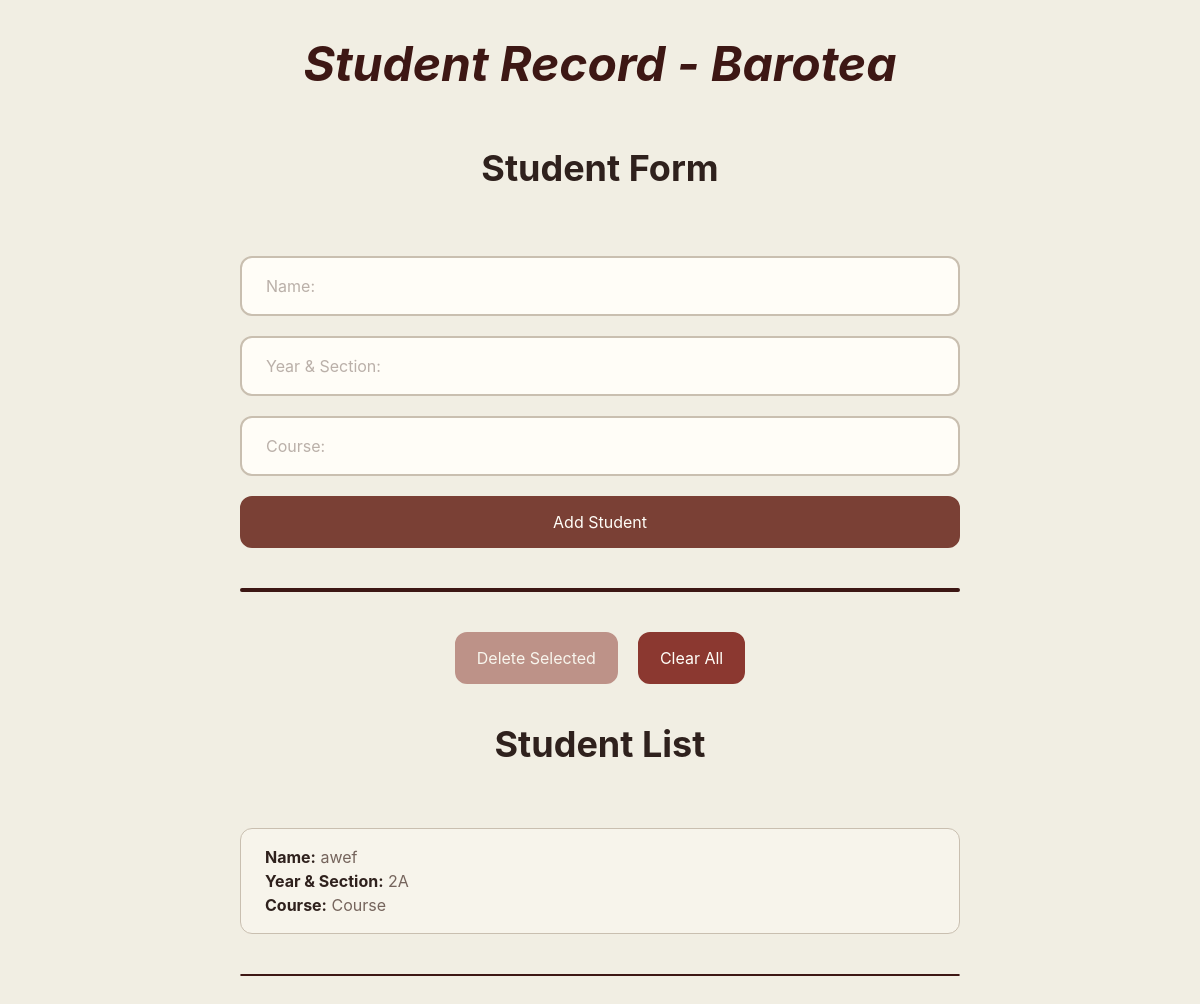
/, run on an earlier commit of the app's database.
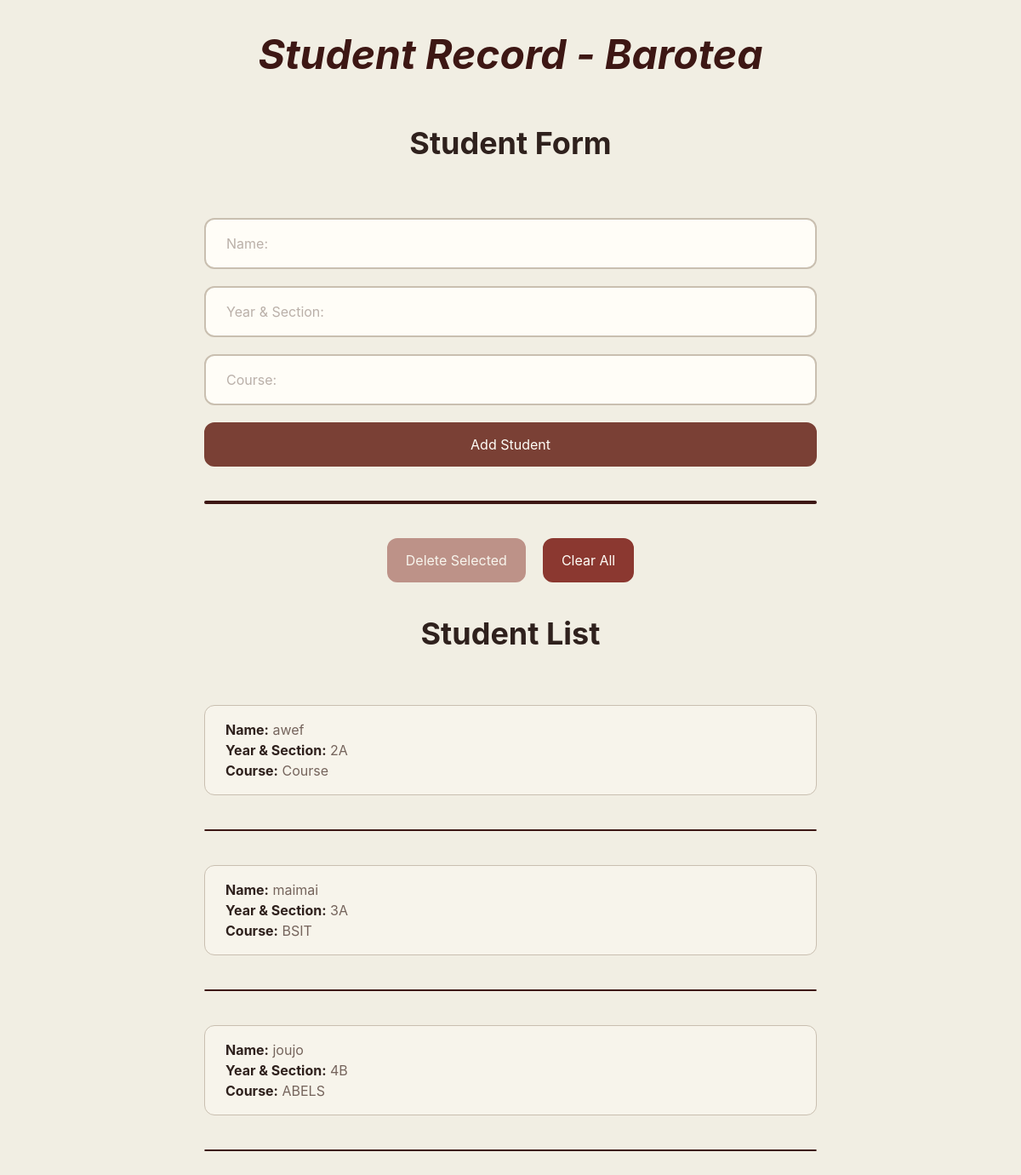
And on a later commit of the database.
### main/models.py (models this page shows, shortened)
class Student(models.Model):
    name = models.CharField(max_length=100)
    year_section = models.CharField(max_length=100)
    year_section = models.CharField(max_length=100)
    course = models.CharField(max_length=100)

### main/views.py (the view, shortened to what this page needs)
# urls.py: path("", views.home, name="home")
def home(request):
    students = Student.objects.all()
    return render(request, "main/home.html", {
        "students":students
    })

### main/templates/main/home.html (shortened to what this page needs)
{% load static %}
<!DOCTYPE html>
<html lang="en">
<head>
    <link rel="stylesheet" href="{% static 'main/css/output.css' %}">
</head>
<body class="bg-background min-h-screen text-muted-text">
    <div class="max-w-3xl mx-auto px-6 py-10 flex flex-col">
        <h1 class="text-5xl font-bold mb-15 text-primary-dark italic self-center">
            Student Record - Barotea
        </h1>
        <div class="flex flex-col gap-11 mb-10">
            <h1 class="text-4xl font-bold mb-6 text-text self-center">
                Student Form
            </h1>
            <form
                method="post"
                class="flex flex-col gap-5"
            >
                <input
                    type="text"
                    name="name"
                    placeholder="Name:"
                    class="bg-white px-6 py-4 border-border border-2 rounded-xl outline-none focus:border-accent transition-colors duration-100"
                >
                <input
                    type="text"
                    name="year_section"
                    placeholder="Year & Section:"
                    class="bg-white px-6 py-4 border-border border-2 rounded-xl outline-none focus:border-accent transition-colors duration-100"
                >
                <input
                    type="text"
                    name="course"
                    placeholder="Course:"
                    class="bg-white px-6 py-4 border-border border-2 rounded-xl outline-none focus:border-accent transition-colors duration-100"
                >
                <button
                    type="submit"
                    class="bg-secondary px-5 py-3 text-white border-secondary border-2 rounded-xl outline-none focus:opacity-90 focus:scale-97 transition-[opacity,transform] duration-100"
                >
                    Add Student
                </button>
            </form>
        </div>
        <hr
            class="mb-10 text-primary-dark border-2 rounded-xs"
        >
        <div
            class="flex gap-5 justify-center mb-10"
        >
            <form method="POST">
                <button
                    type="submit"
                    id="delete-button"
                    disabled
                    class="bg-error px-5 py-3 text-white border-error border-2 rounded-xl outline-none opacity-50 focus:opacity-90 focus:scale-97 transition-[opacity,transform] duration-100"
                    onclick="return confirm('Confirm delete')"
                >
                    Delete Selected
                </button>
            </form>
            <form method="POST">
                <button
                    type="submit"
                    class="bg-error px-5 py-3 text-white border-error border-2 rounded-xl outline-none focus:opacity-90 focus:scale-97 transition-[opacity,transform] duration-100"
                    onclick="return confirm('Are you sure you want to delete all students?')"
                >
                    Clear All
                </button>
            </form>
        </div>
        <div
            class="flex flex-col gap-10 mb-15"
        >
            <h1
                class="text-4xl font-bold mb-6 text-text self-center"
            >
                Student List
            </h1>
            {% for student in students %}
                <div
                    class="student-card cursor-pointer rounded-xl border border-border bg-card-background px-6 py-4 transition hover:border-primary"
                    data-id="{{ student.id }}"
                >
                    <p>
                        <span class="text-text font-bold">Name:</span>
                        {{ student.name }}
                    </p>
                    <p>
                        <span class="text-text font-bold">Year & Section:</span>
                        {{ student.year_section }}
                    </p>
                    <p>
                        <span class="text-text font-bold">Course:</span>
                        {{ student.course }}
                    </p>
                </div>
                <hr
                    class="text-primary-dark border rounded-xs"
                >
            {% endfor %}
        </div>
    </div>
</body>
</html>

What changed in the data, as far as the page shows it:
added Student: name "maimai", year_section "3A", course "BSIT"
added Student: name "joujo", year_section "4B", course "ABELS"
